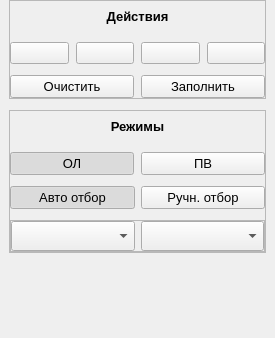
  <widget class="QDockWidget" name="dockAnalyse">
   <property name="enabled">
    <bool>true</bool>
   </property>
   <property name="sizePolicy">
    <sizepolicy hsizetype="Expanding" vsizetype="Preferred">
     <horstretch>0</horstretch>
     <verstretch>0</verstretch>
    </sizepolicy>
   </property>
   <property name="minimumSize">
    <size>
     <width>275</width>
     <height>338</height>
    </size>
   </property>
   <property name="features">
    <set>QDockWidget::DockWidgetClosable|QDockWidget::DockWidgetMovable</set>
   </property>
   <property name="windowTitle">
    <string>АНАЛИЗ</string>
   </property>
   <attribute name="dockWidgetArea">
    <number>2</number>
   </attribute>
   <widget class="QWidget" name="dockAnalyseContainer">
    <layout class="QVBoxLayout" name="verticalLayout_8">
     <property name="spacing">
      <number>0</number>
     </property>
     <property name="leftMargin">
      <number>0</number>
     </property>
     <property name="topMargin">
      <number>0</number>
     </property>
     <property name="rightMargin">
      <number>0</number>
     </property>
     <property name="bottomMargin">
      <number>0</number>
     </property>
     <item alignment="Qt::AlignTop">
      <widget class="QWidget" name="dockAnalyseSubContainer" native="true">
       <property name="sizePolicy">
        <sizepolicy hsizetype="Preferred" vsizetype="Preferred">
         <horstretch>0</horstretch>
         <verstretch>0</verstretch>
        </sizepolicy>
       </property>
       <layout class="QVBoxLayout" name="verticalLayout_9">
        <property name="spacing">
         <number>11</number>
        </property>
        <property name="topMargin">
         <number>0</number>
        </property>
        <item>
         <widget class="QFrame" name="actionsButtons">
          <property name="sizePolicy">
           <sizepolicy hsizetype="Preferred" vsizetype="Preferred">
            <horstretch>0</horstretch>
            <verstretch>0</verstretch>
           </sizepolicy>
          </property>
          <property name="frameShape">
           <enum>QFrame::StyledPanel</enum>
          </property>
          <property name="frameShadow">
           <enum>QFrame::Raised</enum>
          </property>
          <layout class="QVBoxLayout" name="verticalLayout_23">
           <property name="spacing">
            <number>11</number>
           </property>
           <property name="leftMargin">
            <number>0</number>
           </property>
           <property name="topMargin">
            <number>0</number>
           </property>
           <property name="rightMargin">
            <number>0</number>
           </property>
           <property name="bottomMargin">
            <number>0</number>
           </property>
           <item>
            <widget class="QLabel" name="actionsLable">
             <property name="minimumSize">
              <size>
               <width>0</width>
               <height>30</height>
              </size>
             </property>
             <property name="maximumSize">
              <size>
               <width>16777215</width>
               <height>16777215</height>
              </size>
             </property>
             <property name="font">
              <font>
               <pointsize>10</pointsize>
               <weight>75</weight>
               <bold>true</bold>
              </font>
             </property>
             <property name="text">
              <string>Действия</string>
             </property>
             <property name="alignment">
              <set>Qt::AlignCenter</set>
             </property>
            </widget>
           </item>
           <item>
            <widget class="QWidget" name="actionsButtonTop" native="true">
             <property name="maximumSize">
              <size>
               <width>16777215</width>
               <height>40</height>
              </size>
             </property>
             <layout class="QHBoxLayout" name="horizontalLayout_22">
              <property name="spacing">
               <number>7</number>
              </property>
              <property name="leftMargin">
               <number>0</number>
              </property>
              <property name="topMargin">
               <number>0</number>
              </property>
              <property name="rightMargin">
               <number>0</number>
              </property>
              <property name="bottomMargin">
               <number>0</number>
              </property>
              <item>
               <widget class="QPushButton" name="buttonBack">
                <property name="toolTip">
                 <string>Шаг обратно</string>
                </property>
                <property name="text">
                 <string/>
                </property>
                <property name="icon">
                 <iconset resource="resources.qrc">
                  <normaloff>:/icons white/icons_white/x-circle.svg</normaloff>:/icons white/icons_white/x-circle.svg</iconset>
                </property>
                <property name="iconSize">
                 <size>
                  <width>24</width>
                  <height>24</height>
                 </size>
                </property>
               </widget>
              </item>
              <item>
               <widget class="QPushButton" name="buttonForward">
                <property name="toolTip">
                 <string>Шаг вперед</string>
                </property>
                <property name="text">
                 <string/>
                </property>
                <property name="icon">
                 <iconset resource="resources.qrc">
                  <normaloff>:/icons white/icons_white/arrow-right-circle.svg</normaloff>:/icons white/icons_white/arrow-right-circle.svg</iconset>
                </property>
                <property name="iconSize">
                 <size>
                  <width>24</width>
                  <height>24</height>
                 </size>
                </property>
               </widget>
              </item>
              <item>
               <widget class="QPushButton" name="buttonDelete">
                <property name="toolTip">
                 <string>Добавить Х</string>
                </property>
                <property name="text">
                 <string/>
                </property>
                <property name="icon">
                 <iconset resource="resources.qrc">
                  <normaloff>:/icons white/icons_white/divide-circle.svg</normaloff>:/icons white/icons_white/divide-circle.svg</iconset>
                </property>
                <property name="iconSize">
                 <size>
                  <width>24</width>
                  <height>24</height>
                 </size>
                </property>
               </widget>
              </item>
              <item>
               <widget class="QPushButton" name="buttonAdd">
                <property name="toolTip">
                 <string>Удалить Х</string>
                </property>
                <property name="text">
                 <string/>
                </property>
                <property name="icon">
                 <iconset resource="resources.qrc">
                  <normaloff>:/icons white/icons_white/plus-circle.svg</normaloff>:/icons white/icons_white/plus-circle.svg</iconset>
                </property>
                <property name="iconSize">
                 <size>
                  <width>24</width>
                  <height>24</height>
                 </size>
                </property>
               </widget>
              </item>
             </layout>
            </widget>
           </item>
           <item>
            <widget class="QWidget" name="actionsButtonBottom" native="true">
             <property name="maximumSize">
              <size>
               <width>16777215</width>
               <height>40</height>
              </size>
             </property>
             <layout class="QHBoxLayout" name="horizontalLayout_23">
              <property name="spacing">
               <number>7</number>
              </property>
              <property name="leftMargin">
               <number>0</number>
              </property>
              <property name="topMargin">
               <number>0</number>
              </property>
              <property name="rightMargin">
               <number>0</number>
              </property>
              <property name="bottomMargin">
               <number>0</number>
              </property>
              <item>
               <widget class="QPushButton" name="buttonClean">
                <property name="sizePolicy">
                 <sizepolicy hsizetype="Preferred" vsizetype="Fixed">
                  <horstretch>0</horstretch>
                  <verstretch>0</verstretch>
                 </sizepolicy>
                </property>
                <property name="font">
                 <font>
                  <pointsize>10</pointsize>
                  <weight>50</weight>
                  <bold>false</bold>
                 </font>
                </property>
                <property name="toolTip">
                 <string>Очистить таблицу</string>
                </property>
                <property name="styleSheet">
                 <string notr="true"/>
                </property>
                <property name="text">
                 <string>Очистить</string>
                </property>
               </widget>
              </item>
              <item>
               <widget class="QPushButton" name="buttonFill">
                <property name="sizePolicy">
                 <sizepolicy hsizetype="Preferred" vsizetype="Fixed">
                  <horstretch>0</horstretch>
                  <verstretch>0</verstretch>
                 </sizepolicy>
                </property>
                <property name="font">
                 <font>
                  <pointsize>10</pointsize>
                  <weight>50</weight>
                  <bold>false</bold>
                 </font>
                </property>
                <property name="toolTip">
                 <string>Заполнить таблицу</string>
                </property>
                <property name="text">
                 <string>Заполнить</string>
                </property>
               </widget>
              </item>
             </layout>
            </widget>
           </item>
          </layout>
         </widget>
        </item>
        <item>
         <widget class="QFrame" name="modeButtons">
          <property name="sizePolicy">
           <sizepolicy hsizetype="Preferred" vsizetype="Preferred">
            <horstretch>0</horstretch>
            <verstretch>0</verstretch>
           </sizepolicy>
          </property>
          <property name="frameShape">
           <enum>QFrame::StyledPanel</enum>
          </property>
          <property name="frameShadow">
           <enum>QFrame::Raised</enum>
          </property>
          <layout class="QVBoxLayout" name="verticalLayout_24">
           <property name="spacing">
            <number>11</number>
           </property>
           <property name="leftMargin">
            <number>0</number>
           </property>
           <property name="topMargin">
            <number>0</number>
           </property>
           <property name="rightMargin">
            <number>0</number>
           </property>
           <property name="bottomMargin">
            <number>0</number>
           </property>
           <item>
            <widget class="QLabel" name="modeLable">
             <property name="minimumSize">
              <size>
               <width>0</width>
               <height>30</height>
              </size>
             </property>
             <property name="maximumSize">
              <size>
               <width>16777215</width>
               <height>16777215</height>
              </size>
             </property>
             <property name="font">
              <font>
               <pointsize>10</pointsize>
               <weight>75</weight>
               <bold>true</bold>
              </font>
             </property>
             <property name="text">
              <string>Режимы</string>
             </property>
             <property name="alignment">
              <set>Qt::AlignCenter</set>
             </property>
            </widget>
           </item>
           <item>
            <widget class="QWidget" name="modeButtonsTop" native="true">
             <property name="maximumSize">
              <size>
               <width>16777215</width>
               <height>40</height>
              </size>
             </property>
             <layout class="QHBoxLayout" name="horizontalLayout_24">
              <property name="spacing">
               <number>7</number>
              </property>
              <property name="leftMargin">
               <number>0</number>
              </property>
              <property name="topMargin">
               <number>0</number>
              </property>
              <property name="rightMargin">
               <number>0</number>
              </property>
              <property name="bottomMargin">
               <number>0</number>
              </property>
              <item>
               <widget class="QPushButton" name="buttonBackEleminate">
                <property name="sizePolicy">
                 <sizepolicy hsizetype="Preferred" vsizetype="Fixed">
                  <horstretch>0</horstretch>
                  <verstretch>0</verstretch>
                 </sizepolicy>
                </property>
                <property name="font">
                 <font>
                  <pointsize>10</pointsize>
                  <weight>50</weight>
                  <bold>false</bold>
                 </font>
                </property>
                <property name="toolTip">
                 <string>Обратная ликвидация</string>
                </property>
                <property name="text">
                 <string>ОЛ</string>
                </property>
                <property name="checkable">
                 <bool>true</bool>
                </property>
                <property name="checked">
                 <bool>true</bool>
                </property>
               </widget>
              </item>
              <item>
               <widget class="QPushButton" name="buttonStepwise">
                <property name="sizePolicy">
                 <sizepolicy hsizetype="Preferred" vsizetype="Fixed">
                  <horstretch>0</horstretch>
                  <verstretch>0</verstretch>
                 </sizepolicy>
                </property>
                <property name="font">
                 <font>
                  <pointsize>10</pointsize>
                  <weight>50</weight>
                  <bold>false</bold>
                 </font>
                </property>
                <property name="toolTip">
                 <string>Прямое включение</string>
                </property>
                <property name="text">
                 <string>ПВ</string>
                </property>
                <property name="checkable">
                 <bool>true</bool>
                </property>
               </widget>
              </item>
             </layout>
            </widget>
           </item>
           <item>
            <widget class="QWidget" name="modeButtonsBottom" native="true">
             <property name="sizePolicy">
              <sizepolicy hsizetype="Preferred" vsizetype="Preferred">
               <horstretch>0</horstretch>
               <verstretch>0</verstretch>
              </sizepolicy>
             </property>
             <property name="maximumSize">
              <size>
               <width>16777215</width>
               <height>40</height>
              </size>
             </property>
             <layout class="QHBoxLayout" name="horizontalLayout_3">
              <property name="leftMargin">
               <number>0</number>
              </property>
              <property name="topMargin">
               <number>0</number>
              </property>
              <property name="rightMargin">
               <number>0</number>
              </property>
              <property name="bottomMargin">
               <number>0</number>
              </property>
              <item>
               <widget class="QPushButton" name="buttonAutoMode">
                <property name="sizePolicy">
                 <sizepolicy hsizetype="Preferred" vsizetype="Fixed">
                  <horstretch>0</horstretch>
                  <verstretch>0</verstretch>
                 </sizepolicy>
                </property>
                <property name="font">
                 <font>
                  <pointsize>10</pointsize>
                  <weight>50</weight>
                  <bold>false</bold>
                 </font>
                </property>
                <property name="toolTip">
                 <string>Автоматический отбор переменных</string>
                </property>
                <property name="text">
                 <string notr="true">Авто отбор</string>
                </property>
                <property name="checkable">
                 <bool>true</bool>
                </property>
                <property name="checked">
                 <bool>true</bool>
                </property>
               </widget>
              </item>
              <item>
               <widget class="QPushButton" name="buttonHandMode">
                <property name="sizePolicy">
                 <sizepolicy hsizetype="Preferred" vsizetype="Fixed">
                  <horstretch>0</horstretch>
                  <verstretch>0</verstretch>
                 </sizepolicy>
                </property>
                <property name="font">
                 <font>
                  <pointsize>10</pointsize>
                  <weight>50</weight>
                  <bold>false</bold>
                 </font>
                </property>
                <property name="toolTip">
                 <string>Ручной отбор переменных</string>
                </property>
                <property name="text">
                 <string notr="true">Ручн. отбор</string>
                </property>
                <property name="checkable">
                 <bool>true</bool>
                </property>
                <property name="checked">
                 <bool>false</bool>
                </property>
               </widget>
              </item>
             </layout>
            </widget>
           </item>
           <item>
            <widget class="QFrame" name="modeSelectY">
             <property name="sizePolicy">
              <sizepolicy hsizetype="Preferred" vsizetype="Preferred">
               <horstretch>0</horstretch>
               <verstretch>0</verstretch>
              </sizepolicy>
             </property>
             <property name="maximumSize">
              <size>
               <width>16777215</width>
               <height>40</height>
              </size>
             </property>
             <property name="frameShape">
              <enum>QFrame::StyledPanel</enum>
             </property>
             <property name="frameShadow">
              <enum>QFrame::Raised</enum>
             </property>
             <layout class="QHBoxLayout" name="horizontalLayout_26">
              <property name="leftMargin">
               <number>0</number>
              </property>
              <property name="topMargin">
               <number>0</number>
              </property>
              <property name="rightMargin">
               <number>0</number>
              </property>
              <property name="bottomMargin">
               <number>0</number>
              </property>
              <item>
               <widget class="QComboBox" name="countYComboBox">
                <property name="sizePolicy">
                 <sizepolicy hsizetype="Preferred" vsizetype="Fixed">
                  <horstretch>0</horstretch>
                  <verstretch>0</verstretch>
                 </sizepolicy>
                </property>
                <property name="minimumSize">
                 <size>
                  <width>0</width>
                  <height>30</height>
                 </size>
                </property>
                <property name="font">
                 <font>
                  <pointsize>10</pointsize>
                  <weight>75</weight>
                  <bold>true</bold>
                 </font>
                </property>
                <property name="toolTip">
                 <string>Количество зависимых переменных</string>
                </property>
                <property name="insertPolicy">
                 <enum>QComboBox::InsertAtTop</enum>
                </property>
               </widget>
              </item>
              <item>
               <widget class="QComboBox" name="choiceYComboBox">
                <property name="sizePolicy">
                 <sizepolicy hsizetype="Preferred" vsizetype="Fixed">
                  <horstretch>0</horstretch>
                  <verstretch>0</verstretch>
                 </sizepolicy>
                </property>
                <property name="minimumSize">
                 <size>
                  <width>0</width>
                  <height>30</height>
                 </size>
                </property>
                <property name="font">
                 <font>
                  <pointsize>10</pointsize>
                  <weight>75</weight>
                  <bold>true</bold>
                 </font>
                </property>
                <property name="toolTip">
                 <string>Зависимые переменные</string>
                </property>
               </widget>
              </item>
             </layout>
            </widget>
           </item>
          </layout>
         </widget>
        </item>
       </layout>
      </widget>
     </item>
    </layout>
   </widget>
  </widget>
